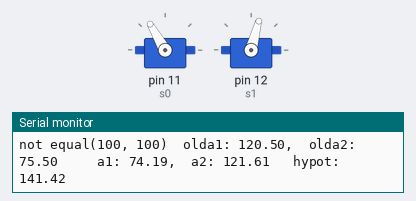
This sketch was run on a simulated Arduino Uno, built with avr-gcc and run on an emulated ATmega328P. Parts: 2 × servo, the last lines printed to the serial monitor.

Above: at 0.07 s.
At 3.14 s:
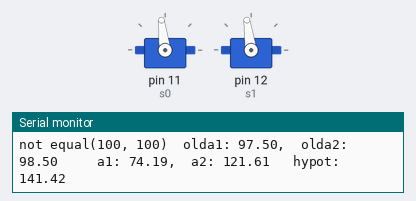
At 6.2 s:
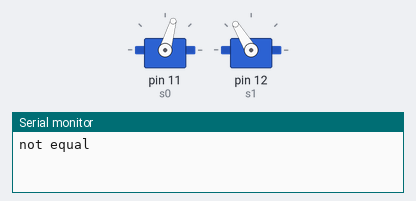
Timing chart, 0 to 7.7 s (numbered marks = the images above):
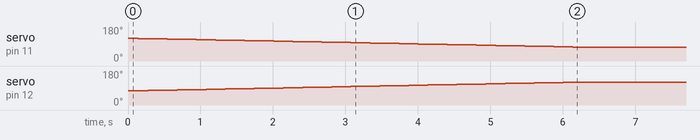

Measured:
- by itself, servo on pin 11 (s0): moves from 120° to 74° over 6.0 s
- by itself, servo on pin 12 (s1): moves from 75° to 121° over 6.0 s

The sketch:

firstsmoothserial.ino
```cpp
#include <Servo.h>
#include <math.h>

const int p0 = 0,p1=1;
Servo s0,s1;
String readstring="";
char c;
String rx, ry;
int x=100, y=100;
int i=0;
int j=0;
double q1=0,q2=0;
double b=0, bsq=0;
double a1=121, a2=75;
double olda1=121,oldq1=75;
double dega1=121,dega2=75;
double olddega1=121, olddega2=75;
double bicep = 81, forearm=81;
double bicepsq = pow(81,2), forearmsq = pow(81,2);

void setup()
{
  Serial.begin(115200);
  pinMode(p0, INPUT);
  pinMode(p1, INPUT);
  s0.attach(11);  //arm
  s1.attach(12);  //forearm
  Serial.println("Enter the x and y values serpated by a space: ");

}

void loop()
{
  getxandy();
  invkin();
  doservo();
  delay(1000);
  //printlife();

}
void doservo()
{
  printlife();
  dega1=a1*180/PI;
  dega2=a2*180/PI;
  double freq=.1;
  if(dega1<141&&dega1>34 && dega2<151&&dega1>26)
  {
    while((int)olddega1!=(int)dega1 || (int)olddega2!=(int)dega2)
    {
     if((int)olddega1<(int)dega1)
      {
        olddega1+=freq;
        s0.write(olddega1);
      }
      else if((int)olddega1>(int)dega1)
      {
        olddega1-=freq;
       s0.write(olddega1);
      }
      if((int)olddega2<(int)dega2)
      {
        olddega2+=freq;
        s1.write(olddega2);
      }
      else if((int)olddega2>(int)dega2)
      {
        olddega2-=freq;
        s1.write(olddega2);
      }
      printlife();
      delay(10);
      Serial.print("not equal");
    }

  }
  else
    Serial.print("  ***out of range***  ");
}
void invkin()
{
    b = sqrt(pow(x,2)+pow(y,2));
    bsq = pow(x,2)+pow(y,2);
    q1 = atan2(y,x);
    q2 = acos((bsq+bicepsq-forearmsq)/(2*forearm*b));
    a1 = (q1+q2);
    a2 = acos((bicepsq+forearmsq-bsq)/(2*forearm*bicep));
}
void getxandy()
{
  while (Serial.available())
  {
    c = Serial.read();  //gets one byte from serial buffer
    readstring+=c;
    delayMicroseconds(2000);  //slow looping to allow buffer to fill
  }
  if(readstring!="");
  {
    while(readstring!=""&&readstring.charAt(i)!=' ')
    {
      rx+=readstring.charAt(i);
      i++;
    }
    while(readstring!=""&&i<readstring.length())
    {
      ry+=readstring.charAt(i+1);
      i++;
    }
    if(i==readstring.length()&&i!=0)
    {
     i=0;
     readstring="";
     y=rx.toDouble();
     x=ry.toDouble();
    }
    readstring=""; rx="";ry="";
  }
}
void printlife()
{
     Serial.print("(");
     Serial.print(y);
     Serial.print(", ");
     Serial.print(x);
     Serial.print(")  olda1: ");
     Serial.print(olddega1);
     Serial.print(",  olda2: ");
     Serial.print(olddega2);
     Serial.print("     a1: ");
     Serial.print(dega1);
     Serial.print(",  a2: ");
     Serial.print(dega2);
     Serial.print("   hypot: ");
     Serial.println(b);
}
```
